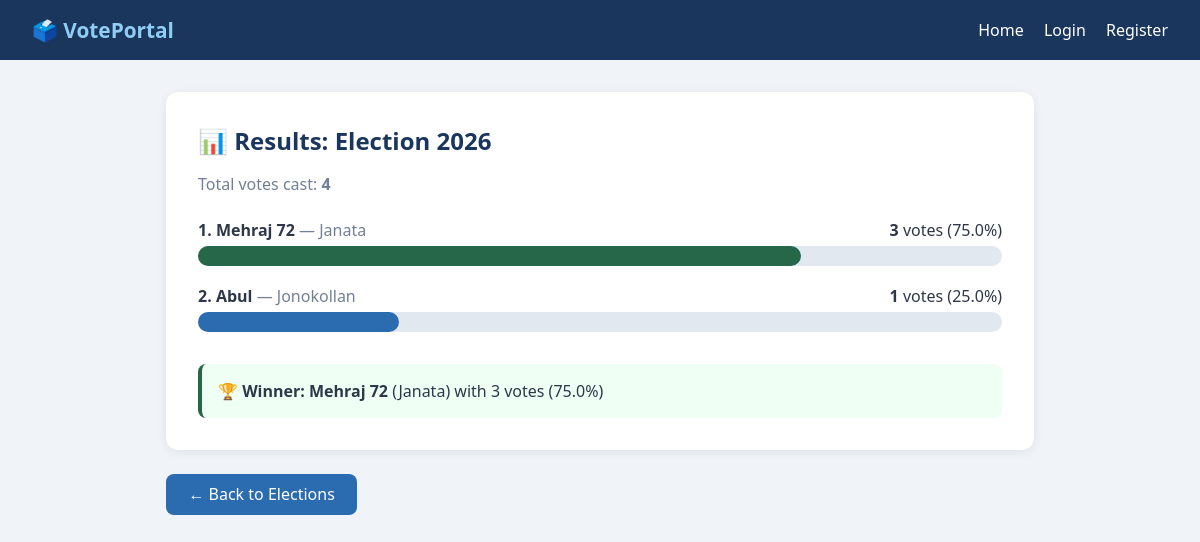
The app's page /results/1/ with its own data.
### voting/models.py (models this page shows, shortened)
class Election(models.Model):
    title = models.CharField(max_length=200)
    description = models.TextField(blank=True)
    is_active = models.BooleanField(default=True)
    start_date = models.DateTimeField()
    end_date = models.DateTimeField()
    created_at = models.DateTimeField(auto_now_add=True)

class Candidate(models.Model):
    election = models.ForeignKey(Election, on_delete=models.CASCADE, related_name='candidates')
    name = models.CharField(max_length=100)
    party = models.CharField(max_length=100, blank=True)
    description = models.TextField(blank=True)
    def vote_count(self):
        return self.votes.count()

### voting/views.py (the view)
# urls.py: path('results/<int:election_id>/', views.results, name='results'),
def results(request, election_id):
    election = get_object_or_404(Election, id=election_id)
    candidates = election.candidates.all().order_by('-votes__id')
    candidate_data = []
    total_votes = Vote.objects.filter(election=election).count()
    for candidate in election.candidates.all():
        count = candidate.vote_count()
        percentage = round((count / total_votes * 100), 1) if total_votes > 0 else 0
        candidate_data.append({
            'candidate': candidate,
            'count': count,
            'percentage': percentage,
        })
    candidate_data.sort(key=lambda x: x['count'], reverse=True)
    return render(request, 'voting/results.html', {
        'election': election,
        'candidate_data': candidate_data,
        'total_votes': total_votes,
    })

### voting/templates/voting/results.html (shortened to what this page needs)
{% extends 'voting/base.html' %}
{% block content %}
<div class="card">
    <h2>📊 Results: {{ election.title }}</h2>
    <p style="color:#718096; margin-bottom:1.5rem;">Total votes cast: <strong>{{ total_votes }}</strong></p>
    {% for item in candidate_data %}
    <div style="margin-bottom:1.2rem;">
        <div style="display:flex; justify-content:space-between; margin-bottom:0.3rem;">
            <span><strong>{{ forloop.counter }}. {{ item.candidate.name }}</strong>
                {% if item.candidate.party %}<span style="color:#718096;"> — {{ item.candidate.party }}</span>{% endif %}
            </span>
            <span><strong>{{ item.count }}</strong> votes ({{ item.percentage }}%)</span>
        </div>
        <div style="background:#e2e8f0; border-radius:99px; height:20px;">
            <div style="background: {% if forloop.first %}#276749{% else %}#2b6cb0{% endif %}; width:{{ item.percentage }}%; height:100%; border-radius:99px; transition:width 1s;"></div>
        </div>
    </div>
    {% empty %}
    <p>No votes have been cast yet.</p>
    {% endfor %}
    {% if candidate_data %}
    <div style="margin-top:2rem; padding:1rem; background:#f0fff4; border-radius:8px; border-left:4px solid #276749;">
        🏆 <strong>Winner: {{ candidate_data.0.candidate.name }}</strong>
        {% if candidate_data.0.candidate.party %} ({{ candidate_data.0.candidate.party }}){% endif %}
        with {{ candidate_data.0.count }} votes ({{ candidate_data.0.percentage }}%)
    </div>
    {% endif %}
</div>
<a href="{% url 'vote_list' %}" class="btn btn-primary">← Back to Elections</a>
{% endblock %}

### voting/templates/voting/base.html (shortened to what this page needs)
<!DOCTYPE html>
<html lang="en">
<head>
</head>
<body>
<nav>
    <span class="brand">🗳️ VotePortal</span>
    <div>
        <a href="{% url 'home' %}">Home</a>
        {% if user.is_authenticated %}
            <a href="{% url 'vote_list' %}">Elections</a>
            <a href="{% url 'logout' %}">Logout ({{ user.username }})</a>
        {% else %}
            <a href="{% url 'login' %}">Login</a>
            <a href="{% url 'register' %}">Register</a>
        {% endif %}
    </div>
</nav>
<div class="container">
    {% block content %}{% endblock %}
</div>
</body>
</html>

### voting/templates/voting/base.html (style rules this page uses)
* { box-sizing: border-box; margin: 0; padding: 0; }
body { font-family: 'Segoe UI', sans-serif; background: #f0f4f8; color: #2d3748; }
nav { background: #1a365d; padding: 1rem 2rem; display: flex; justify-content: space-between; align-items: center; }
nav a { color: white; text-decoration: none; margin-left: 1rem; font-weight: 500; }
nav .brand { font-size: 1.3rem; font-weight: bold; color: #90cdf4; }
.container { max-width: 900px; margin: 2rem auto; padding: 0 1rem; }
.card { background: white; border-radius: 12px; padding: 2rem; box-shadow: 0 2px 10px rgba(0,0,0,0.08); margin-bottom: 1.5rem; }
.btn { display: inline-block; padding: 0.6rem 1.4rem; border-radius: 8px; border: none; cursor: pointer; font-size: 1rem; text-decoration: none; }
.btn-primary { background: #2b6cb0; color: white; }
h1, h2 { color: #1a365d; margin-bottom: 1rem; }

### records on screen
Election: title "Election 2026"
Candidate: candidate.name "Mehraj 72", candidate.party "Janata", count "3", percentage "75.0", name "Mehraj 72", party "Janata"
Candidate: candidate.name "Abul", candidate.party "Jonokollan", count "1", percentage "25.0"

### other values on screen
{{ total_votes }} "4"
{{ candidate_data.0.count }} "3"
{{ candidate_data.0.percentage }} "75.0"
